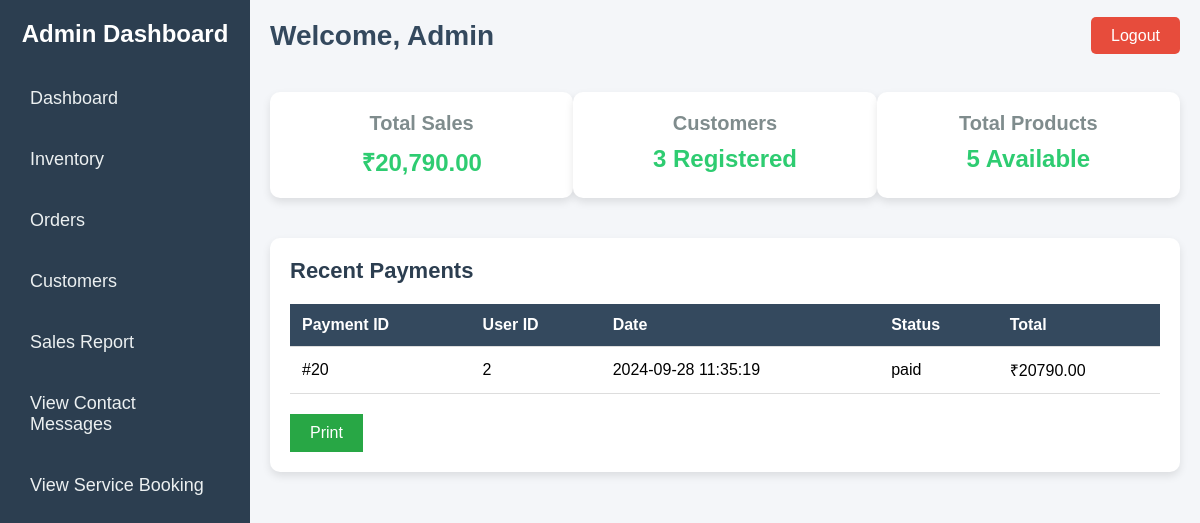
/Admin/Dashboard.php, run on the app's committed database.
### tables this page shows
CREATE TABLE IF NOT EXISTS `tbl_payment` (
  `id` int NOT NULL AUTO_INCREMENT,
  `user_id` int DEFAULT NULL,
  `product_id` int DEFAULT NULL,
  `amount` decimal(10,2) DEFAULT NULL,
  `currency_code` varchar(10) DEFAULT NULL,
  `txn_id` varchar(255) DEFAULT NULL,
  `payment_status` varchar(50) DEFAULT NULL,
  `payment_response` text,
  `created_at` datetime DEFAULT CURRENT_TIMESTAMP,
  PRIMARY KEY (`id`)
);

### Admin/Dashboard.php (the view, shortened to what this page needs)
<!DOCTYPE html>
<html lang="en">
<head>
  <link rel="stylesheet" href="Dashboard.css">
</head>
<body>
<?php
require '../db.php';
$customersQuery = "SELECT COUNT(*) as customers FROM users WHERE users.username != 'Admin'";
$customersResult = $conn->query($customersQuery);
$totalCustomers = $customersResult->fetch_assoc()['customers'] ?? 0;
$salesQuery = "SELECT SUM(amount) as total_sales FROM tbl_payment";
$salesResult = $conn->query($salesQuery);
$totalSales = $salesResult->fetch_assoc()['total_sales'] ?? 0;
$productsQuery = "SELECT COUNT(*) as total_products FROM products";
$productsResult = $conn->query($productsQuery);
$totalProducts = $productsResult->fetch_assoc()['total_products'] ?? 0;
$recentPaymentsQuery = "SELECT * FROM tbl_payment ORDER BY created_at DESC LIMIT 5";
$recentPaymentsResult = $conn->query($recentPaymentsQuery);
?>
  <div class="sidebar">
    <h2>Admin Dashboard</h2>
    <ul>
      <li><a href="#">Dashboard</a></li>
      <li><a href="inventory.php">Inventory</a></li>
      <li><a href="orders.php">Orders</a></li>
      <li><a href="customer.php">Customers</a></li>
      <li><a href="salesreport.php" >Sales Report</a></li>
      <li><a href="view_contactmsg.php" >View Contact Messages</a></li>
      <li><a href="view_servicebooking.php" >View Service Booking</a></li>
    </ul>
  </div>
  <div class="main-content">
    <div class="header">
      <h1>Welcome, Admin</h1>
      <div class="logout">
        <a href="../Login-Signup/logout.php">Logout</a>
      </div>
    </div>
  <div class="overview">
    <div class="card">
      <h3>Total Sales</h3>
      <p>₹<?php echo number_format($totalSales, 2); ?></p>
    </div>
    <div class="card">
      <h3>Customers</h3>
      <p><?php echo $totalCustomers; ?> Registered</p>
    </div>
    <div class="card">
      <h3>Total Products</h3>
      <p><?php echo $totalProducts; ?> Available</p>
    </div>
  </div>
    <div class="recent-orders">
      <h2>Recent Payments</h2>
      <table>
        <thead>
          <tr>
            <th>Payment ID</th>
            <th>User ID</th>
            <th>Date</th>
            <th>Status</th>
            <th>Total</th>
          </tr>
        </thead>
        <tbody>
          <?php
          while ($payment = $recentPaymentsResult->fetch_assoc()) {
            $paymentDate = date('Y-m-d H:i:s', strtotime($payment['created_at']));
            echo "<tr>
                    <td>#{$payment['id']}</td>
                    <td>{$payment['user_id']}</td>
                    <td>{$paymentDate}</td>
                    <td>{$payment['payment_status']}</td>
                    <td>₹{$payment['amount']}</td>
                  </tr>";
          }
          ?>
        </tbody>
      </table>
      <button class="print-btn" onclick="window.print()">Print</button>
    </div>
  </div>
</body>
</html>

### Admin/Dashboard.css (style rules this page uses)
* { margin: 0; padding: 0; box-sizing: border-box; font-family: "Arial", sans-serif; }
body { display: flex; min-height: 100vh; background-color: #f4f6f9; }
a { text-decoration: none; color: inherit; }
ul { list-style-type: none; }
.sidebar { width: 250px; background-color: #2c3e50; color: white; padding: 20px; height: 100vh; position: fixed; top: 0; left: 0; }
.sidebar h2 { text-align: center; margin-bottom: 30px; font-size: 24px; }
.sidebar ul { padding: 0; }
.sidebar ul li { margin: 20px 0; }
.sidebar ul li a { font-size: 18px; color: #ecf0f1; display: block; padding: 10px; border-radius: 5px; transition: 0.3s; }
.main-content { margin-left: 250px; padding: 20px; width: calc(100% - 250px); }
.header { display: flex; justify-content: space-between; align-items: center; margin-bottom: 40px; }
.header h1 { font-size: 28px; color: #34495e; }
.logout a { padding: 10px 20px; background-color: #e74c3c; color: white; border-radius: 5px; transition: 0.3s; }
.overview { display: flex; justify-content: space-between; margin-bottom: 40px; }
.card { background-color: white; padding: 20px; border-radius: 10px; box-shadow: 0 4px 8px rgba(0, 0, 0, 0.1); width: calc(50% - 10px); text-align: center; }
.card h3 { font-size: 20px; color: #7f8c8d; margin-bottom: 10px; }
.card p { font-size: 24px; color: #2ecc71; font-weight: bold; }
.recent-orders { background-color: white; padding: 20px; border-radius: 10px; box-shadow: 0 4px 8px rgba(0, 0, 0, 0.1); }
.recent-orders h2 { font-size: 22px; color: #2c3e50; margin-bottom: 20px; }
table { width: 100%; border-collapse: collapse; text-align: left; }
thead th { background-color: #34495e; color: white; padding: 12px; }
tbody td { padding: 12px; }
td, th { border-bottom: 1px solid #ddd; }

### Admin/Dashboard.php (style rules this page uses)
.print-btn { margin-top: 20px; padding: 10px 20px; background-color: #28a745; color: white; border: none; cursor: pointer; font-size: 16px; }

### data on the page
tbl_payment: id "20", user "2", created_at "2024-09-28 11:35:19", payment_status "paid", amount "20790.00"

### other printed values
$totalSales "20,790.00"
$totalCustomers "3"
$totalProducts "5"
